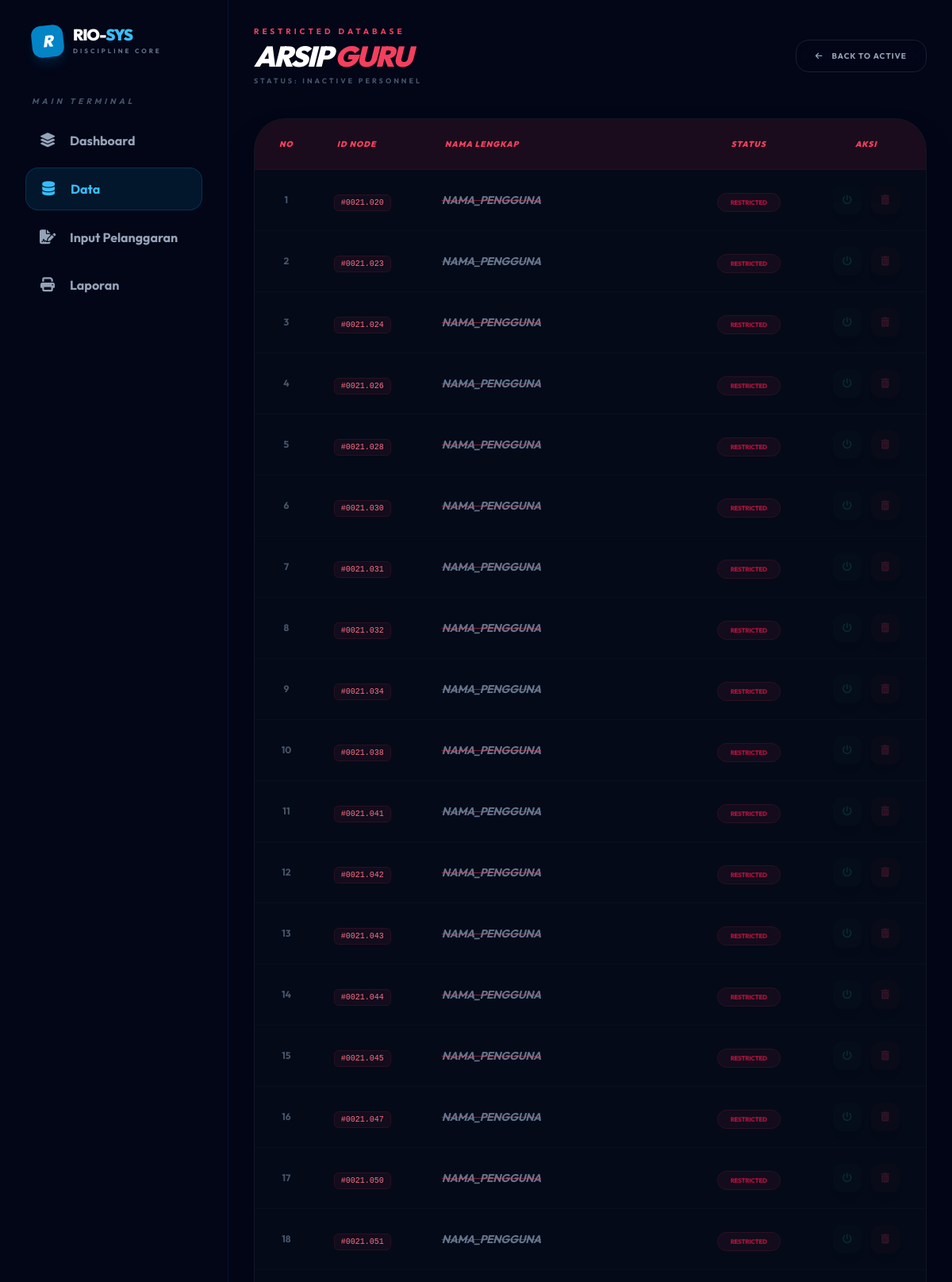
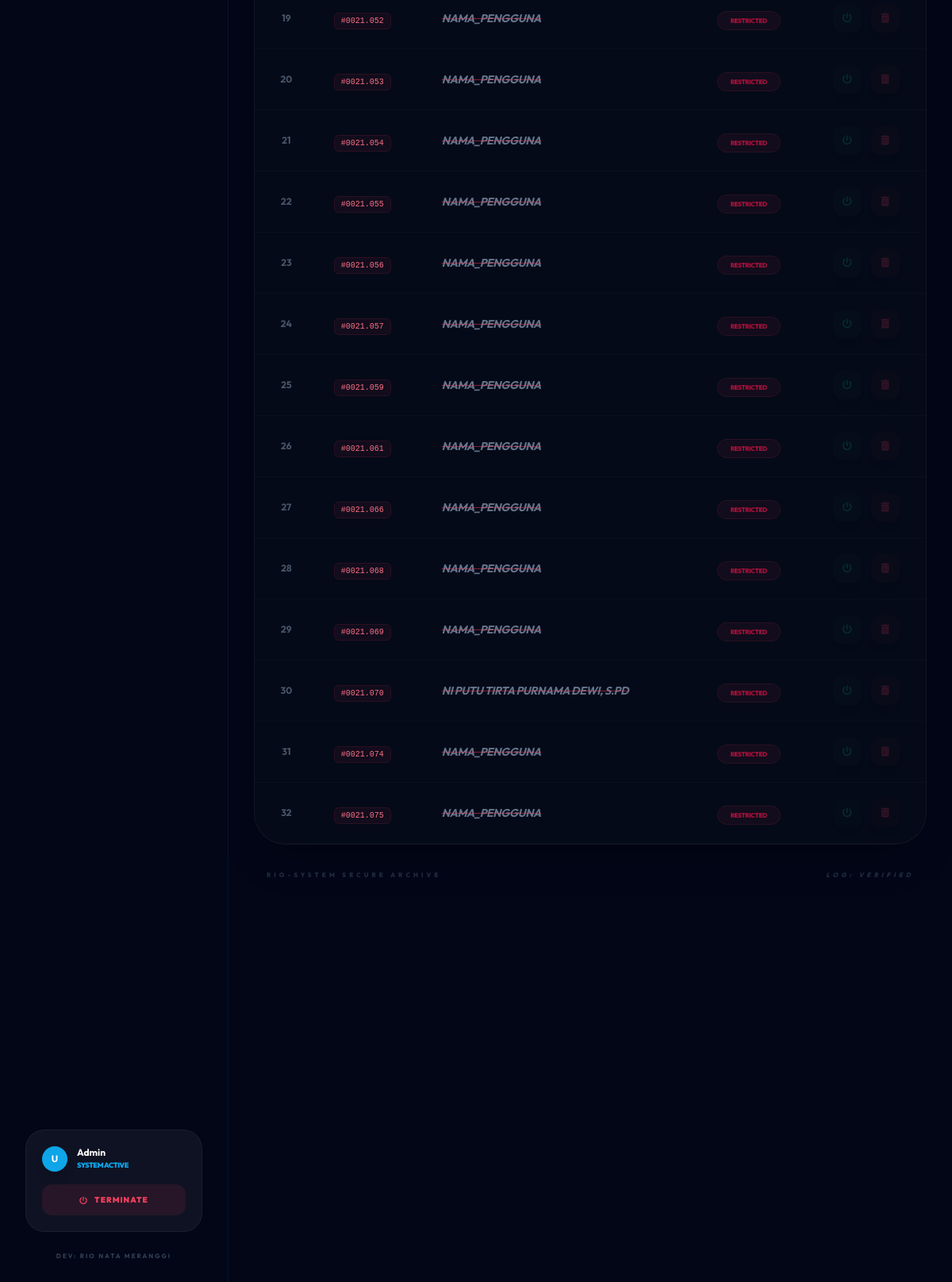
The page /guru/guru_nonaktif.php on the database its author committed (2 pictures, top to bottom).
### tables this page shows
CREATE TABLE `guru` (
  `kode_guru` char(8) NOT NULL,
  `nama_pengguna` varchar(100) DEFAULT NULL,
  `role` varchar(30) DEFAULT NULL,
  `username` varchar(50) DEFAULT NULL,
  `password` varchar(70) DEFAULT NULL,
  `aktif` enum('Y','N') DEFAULT NULL,
  `jabatan` varchar(50) DEFAULT NULL,
  `telp` varchar(16) DEFAULT NULL
);

### guru/guru_nonaktif.php (the view, shortened to what this page needs)
<?php
include "../config/config.php";
include "../includes/header.php";
$query = mysqli_query($conn, "SELECT * FROM guru WHERE aktif = 'N' ORDER BY kode_guru ASC");
?>
<div class="p-8 rio-container">
    <div class="flex justify-between items-center mb-10">
        <div class="space-y-1">
            <h2 class="text-rose-500 font-bold text-[10px] uppercase tracking-[4px]">Restricted Database</h2>
            <h1 class="text-4xl font-black text-white uppercase italic tracking-tighter">Arsip <span class="text-rose-500">Guru</span></h1>
            <p class="text-slate-600 text-[9px] font-bold uppercase tracking-[3px]">Status: Inactive Personnel</p>
        </div>
        <a href="data_guru.php" class="px-6 py-3 border border-white/10 rounded-2xl text-[10px] font-bold text-slate-400 hover:text-white hover:border-sky-500/50 uppercase tracking-widest transition-all backdrop-blur-md">
            <i class="fas fa-arrow-left mr-2"></i> Back to Active
        </a>
    </div>
    <div class="border border-white/5 rounded-[2.5rem] overflow-hidden bg-[#050a18] shadow-2xl">
        <table class="rio-table-fixed text-left">
            <thead>
                <tr class="bg-rose-600/10 border-b border-white/5">
                    <th class="p-6 text-rose-500 text-[10px] font-black uppercase tracking-widest text-center italic">No</th>
                    <th class="p-6 text-rose-500 text-[10px] font-black uppercase tracking-widest italic">ID Node</th>
                    <th class="p-6 text-rose-500 text-[10px] font-black uppercase tracking-widest italic">Nama Lengkap</th>
                    <th class="p-6 text-rose-500 text-[10px] font-black uppercase tracking-widest text-center italic">Status</th>
                    <th class="p-6 text-rose-500 text-[10px] font-black uppercase tracking-widest text-center italic">Aksi</th>
                </tr>
            </thead>
            <tbody>
                <?php
                $no = 1;
                if(mysqli_num_rows($query) > 0):
                    while($data = mysqli_fetch_array($query)):
                ?>
                <tr class="rio-row border-b border-white/[0.02]">
                    <td class="p-5 text-center text-slate-600 font-bold text-xs"><?= $no++; ?></td>
                    <td class="p-5">
                        <span class="text-rose-400 font-mono text-[10px] bg-rose-500/5 px-2 py-1 rounded-md border border-rose-500/10">#<?= $data['kode_guru']; ?></span>
                    </td>
                    <td class="p-5">
                        <div class="text-slate-500 font-bold italic line-through decoration-rose-500/50 uppercase text-sm tracking-tight">
                            <?= $data['nama_pengguna']; ?>
                        </div>
                    </td>
                    <td class="p-5 text-center">
                        <span class="px-4 py-1.5 bg-rose-500/5 text-rose-800 text-[8px] font-black uppercase rounded-full border border-rose-500/10 tracking-tighter">
                            Restricted
                        </span>
                    </td>
                    <td class="p-5">
                        <div class="btn-group flex justify-center gap-3 opacity-20 transition-all duration-300">
                            <a href="status_guru.php?id=<?= $data['kode_guru']; ?>&status=Y" class="w-9 h-9 rounded-xl bg-emerald-500/10 text-emerald-500 flex items-center justify-center hover:bg-emerald-500 hover:text-white transition-all shadow-lg" title="Aktifkan">
                                <i class="fas fa-power-off text-xs"></i>
                            </a>
                            <a href="hapus_guru.php?id=<?= $data['kode_guru']; ?>" onclick="return confirm('Sistem: Hapus permanen data ini?')" class="w-9 h-9 rounded-xl bg-rose-500/10 text-rose-500 flex items-center justify-center hover:bg-rose-500 hover:text-white transition-all shadow-lg" title="Hapus">
                                <i class="fas fa-trash-alt text-xs"></i>
                            </a>
                        </div>
                    </td>
                </tr>
                <?php
                    endwhile;
                endif; ?>
            </tbody>
        </table>
    </div>
    <div class="mt-8 flex justify-between items-center px-4">
        <p class="text-[8px] text-slate-800 font-black uppercase tracking-[4px]">RIO-SYSTEM SECURE ARCHIVE</p>
        <p class="text-[8px] text-slate-800 font-black uppercase tracking-[4px] italic">Log: Verified</p>
    </div>
</div>
<?php include "../includes/footer.php"; ?>

### includes/header.php (style rules this page uses)
body { font-family: 'Outfit', sans-serif; background-color: #020617; overflow-x: hidden; }

### guru/guru_nonaktif.php (style rules this page uses)
.rio-container { position: relative; z-index: 20; }
.rio-table-fixed { pointer-events: auto !important; border-collapse: collapse; width: 100%; }
.rio-row { transition: all 0.3s ease !important; cursor: pointer !important; position: relative; }

### rows shown on the page
guru: kode_guru "0021.020", nama_pengguna "NAMA_PENGGUNA"
guru: kode_guru "0021.023", nama_pengguna "NAMA_PENGGUNA"
guru: kode_guru "0021.024", nama_pengguna "NAMA_PENGGUNA"
guru: kode_guru "0021.026", nama_pengguna "NAMA_PENGGUNA"
guru: kode_guru "0021.028", nama_pengguna "NAMA_PENGGUNA"
guru: kode_guru "0021.030", nama_pengguna "NAMA_PENGGUNA"
guru: kode_guru "0021.031", nama_pengguna "NAMA_PENGGUNA"
guru: kode_guru "0021.032", nama_pengguna "NAMA_PENGGUNA"
guru: kode_guru "0021.034", nama_pengguna "NAMA_PENGGUNA"
guru: kode_guru "0021.038", nama_pengguna "NAMA_PENGGUNA"
guru: kode_guru "0021.041", nama_pengguna "NAMA_PENGGUNA"
guru: kode_guru "0021.042", nama_pengguna "NAMA_PENGGUNA"
guru: kode_guru "0021.043", nama_pengguna "NAMA_PENGGUNA"
guru: kode_guru "0021.044", nama_pengguna "NAMA_PENGGUNA"
guru: kode_guru "0021.045", nama_pengguna "NAMA_PENGGUNA"
guru: kode_guru "0021.047", nama_pengguna "NAMA_PENGGUNA"
guru: kode_guru "0021.050", nama_pengguna "NAMA_PENGGUNA"
guru: kode_guru "0021.051", nama_pengguna "NAMA_PENGGUNA"
guru: kode_guru "0021.052", nama_pengguna "NAMA_PENGGUNA"
guru: kode_guru "0021.053", nama_pengguna "NAMA_PENGGUNA"
guru: kode_guru "0021.054", nama_pengguna "NAMA_PENGGUNA"
guru: kode_guru "0021.055", nama_pengguna "NAMA_PENGGUNA"
guru: kode_guru "0021.056", nama_pengguna "NAMA_PENGGUNA"
guru: kode_guru "0021.057", nama_pengguna "NAMA_PENGGUNA"
guru: kode_guru "0021.059", nama_pengguna "NAMA_PENGGUNA"
guru: kode_guru "0021.061", nama_pengguna "NAMA_PENGGUNA"
guru: kode_guru "0021.066", nama_pengguna "NAMA_PENGGUNA"
guru: kode_guru "0021.068", nama_pengguna "NAMA_PENGGUNA"
guru: kode_guru "0021.069", nama_pengguna "NAMA_PENGGUNA"
guru: kode_guru "0021.070", nama_pengguna "NI PUTU TIRTA PURNAMA DEWI, S.PD"
guru: kode_guru "0021.074", nama_pengguna "NAMA_PENGGUNA"
guru: kode_guru "0021.075", nama_pengguna "NAMA_PENGGUNA"

### other values the page prints
substr($_SESSION['username'] ?? 'U', 0, 1) "U"
$_SESSION['username'] "Admin"
